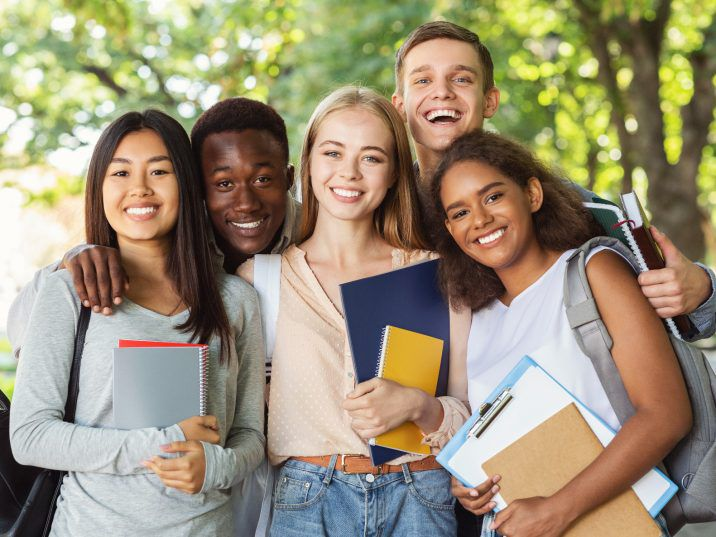
#> input picture face_detector/students.jpeg, 716 x 537 px
$ jupyter execute facedetection.ipynb
#> lines starting #> are read from the running program, lines starting #| are printed output that depends on the picture; after the words box and inside, x2 and y2 are one past the last pixel; in counts of white or black regions, pixels touching at a corner belong together
[cell 1]
import matplotlib.pyplot as plt
import cv2

[cell 2]
class FaceDetector:
    def __init__(self, image: str) -> None:

#> called with image = 'students.jpeg'
        self.face_cascade = cv2.CascadeClassifier('haarcascade_frontalface_default.xml')

        self.img = cv2.imread(image)
#> self.img is the input picture: shape (537, 716, 3); mean B, G, R 119.5, 144.4, 155
        self.gray = cv2.cvtColor(self.img, cv2.COLOR_BGR2GRAY)
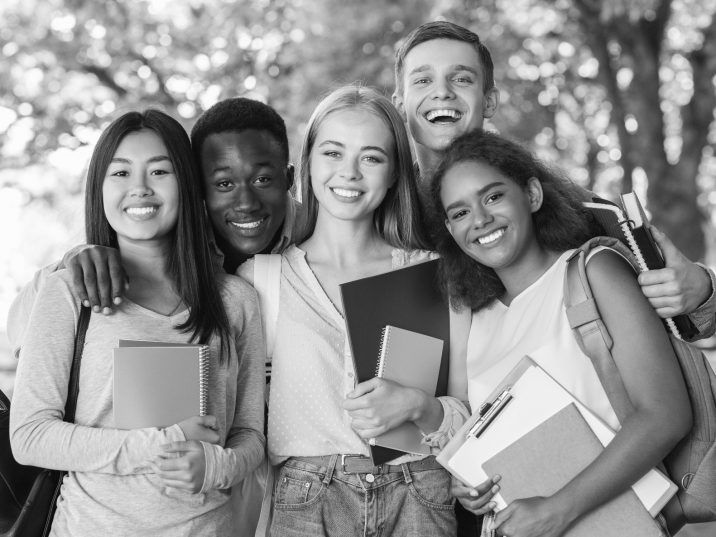
#> self.gray: shape (537, 716); min 0, max 255, mean 144.7


    def detect(self):

        faces = self.face_cascade.detectMultiScale(self.gray,
                                scaleFactor=1.1,
                                minNeighbors=3,
                                minSize=(20, 20))
#> faces = [[656, 53, 43, 43], [93, 137, 92, 92], [388, 37, 106, 106], [299, 115, 104, 104], [200, 144, 91, 91], [428, 164, 96, 96], [491, 3, 100, 100]]
        for (x,y,w,h) in faces:
            img = cv2.rectangle(self.img,(x,y),(x+w,y+h),(255,0,0),2)
#> this loop made 7 passes
#> pass 2, in detect, `img = cv2.rectangle(self.img,(x,y),(x+w,y+h),(255,0,0),2)`:
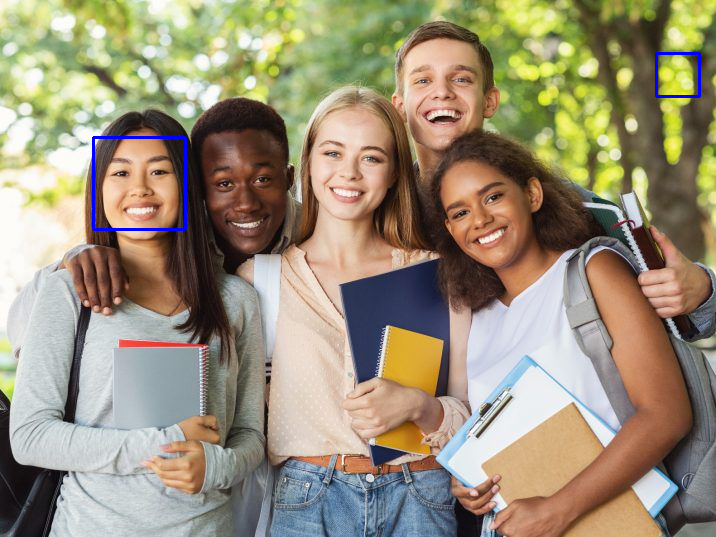
#> img: shape (537, 716, 3); mean B, G, R 120.3, 144, 154.5
#> pass 3, in detect, `img = cv2.rectangle(self.img,(x,y),(x+w,y+h),(255,0,0),2)`:
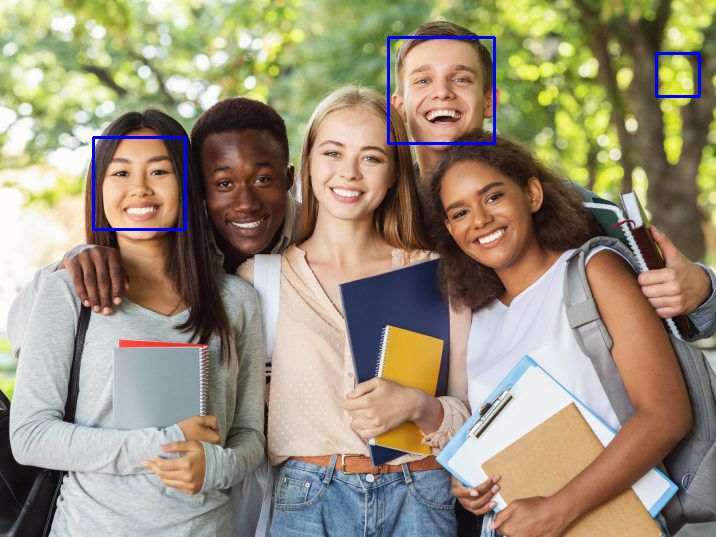
#> img: shape (537, 716, 3); 0.33% of pixels changed, all inside (x1, y1, x2, y2) = (387, 36, 496, 145)
#> after the loop:
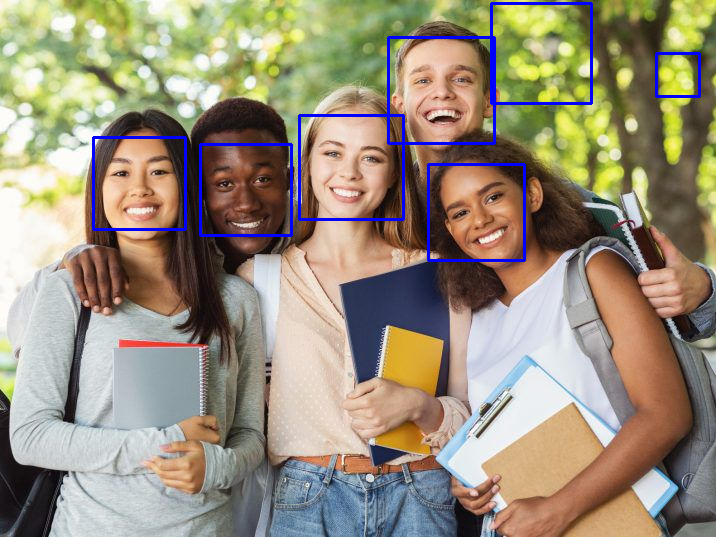
#> self.img: shape (537, 716, 3); 1.96% of pixels changed, all inside (x1, y1, x2, y2) = (92, 2, 701, 262)
        im = cv2.cvtColor(img, cv2.COLOR_BGR2RGB)
        fig,ax = plt.subplots(1)
        ax.imshow(im)
        plt.show()
